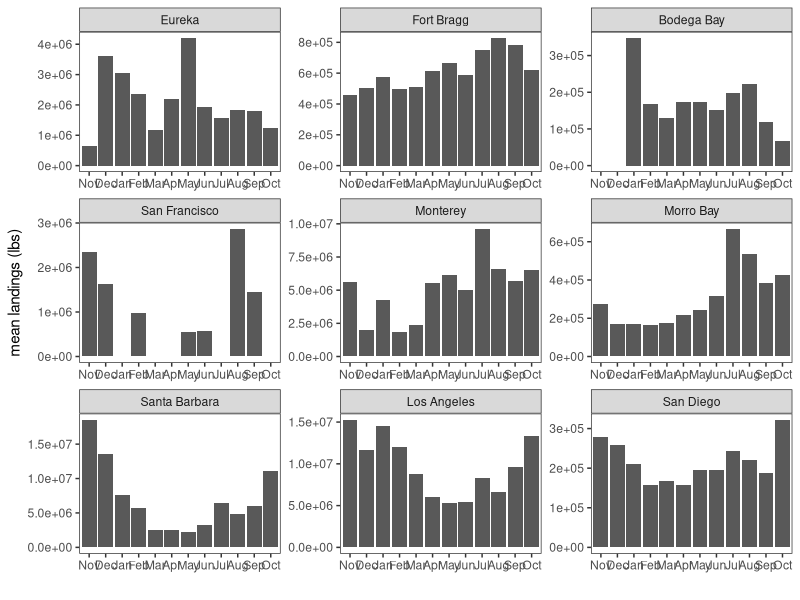
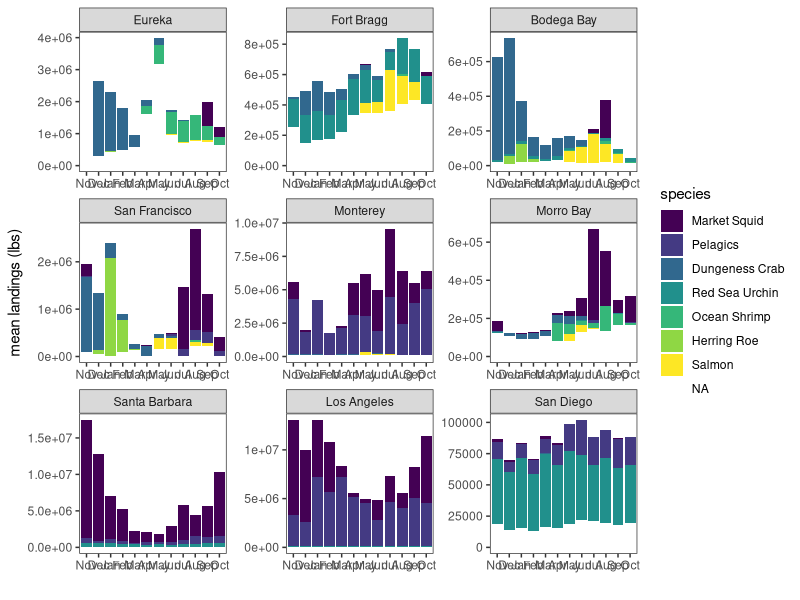
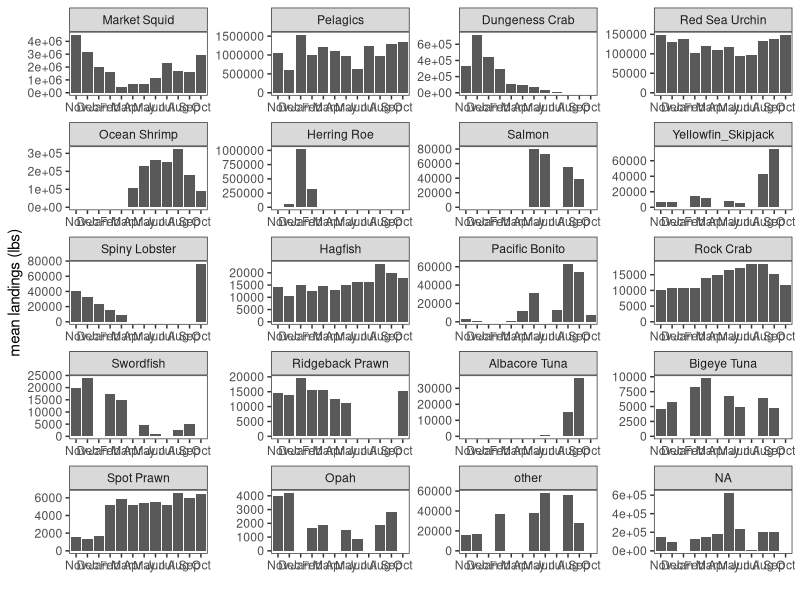
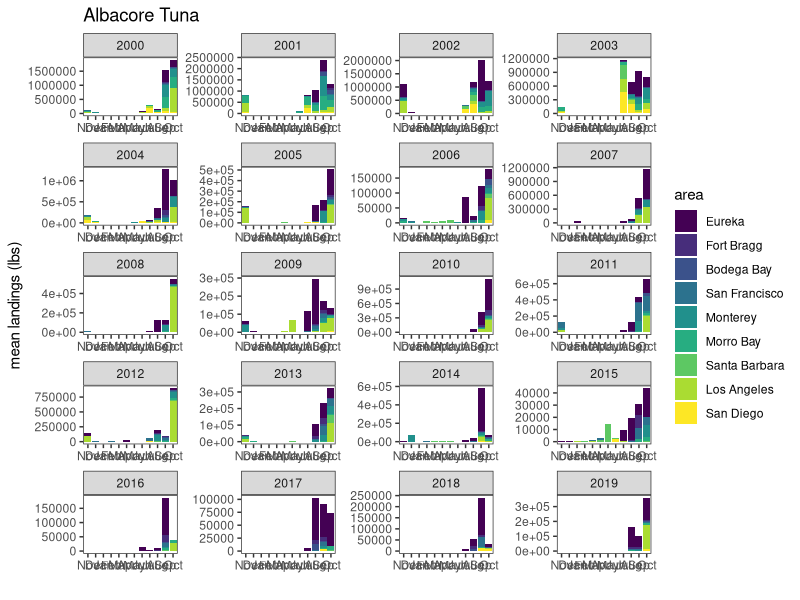
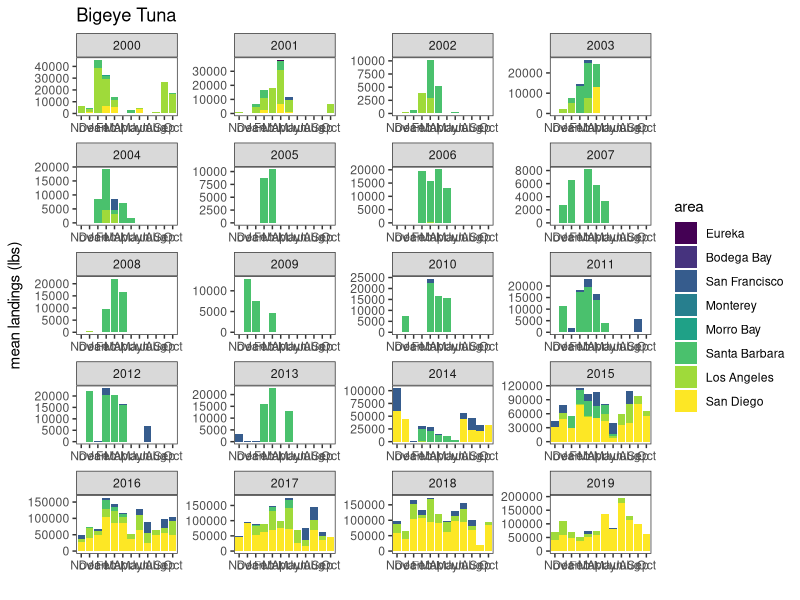
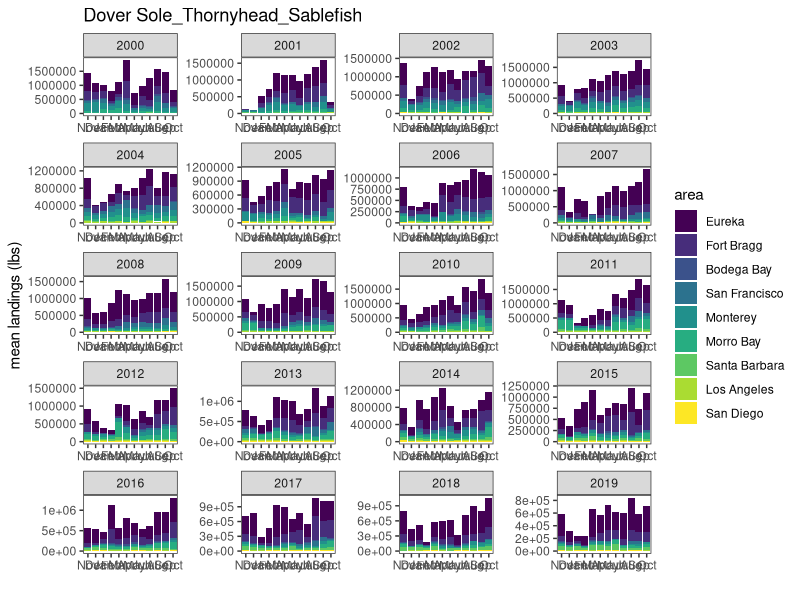
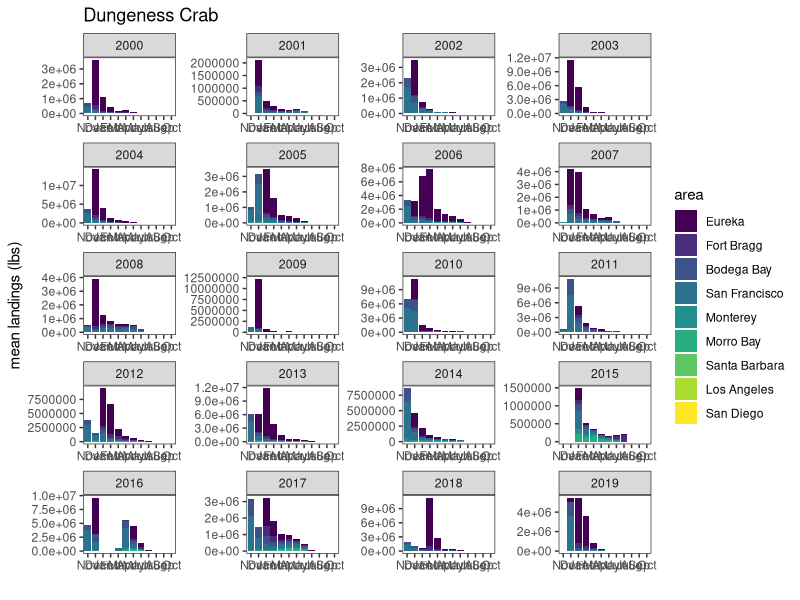
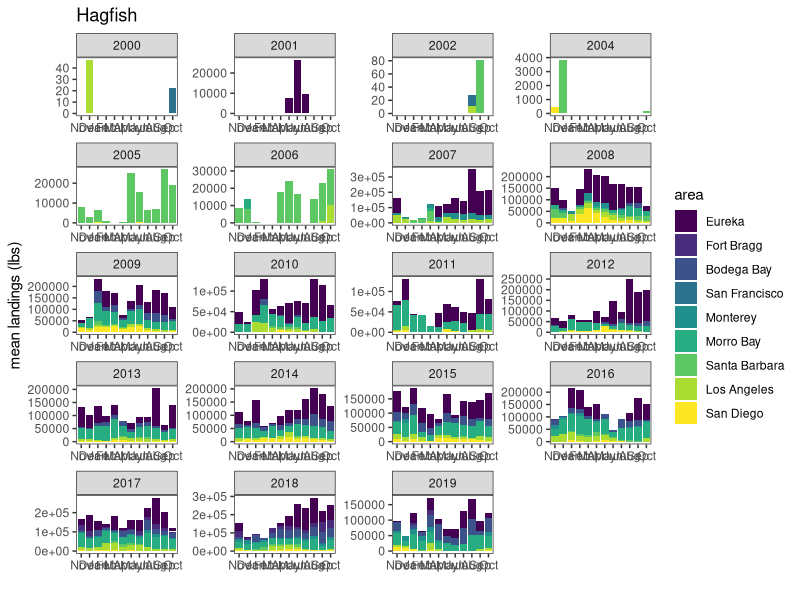

R code for these plots, in order:
# Analysis of the data from the nine areas within California, gathered from the
# California Department of Natural Resources, accessed here: 
# https://wildlife.ca.gov/Fishing/Commercial/Landings

library(stringr)
library(dplyr)
library(reshape2)
library(ggplot2)
library(viridis)


# Import datasets for all areas and for species of interest
all_areas <- read.csv("Data/DFW areas/all_areas.csv")
all_soi <- read.csv("Data/dfw_areas_all_soi.csv")
top_soi <- read.csv("Data/dfw_areas_top_soi.csv")


# Order of areas from North -> South
area_order <- c("Eureka", "Fort Bragg", "Bodega Bay", "San Francisco", 
                "Monterey", "Morro Bay", "Santa Barbara", "Los Angeles",
                "San Diego")

# Abbreviation of months for nice plots
months_abbrev <- c("Jan", "Feb", "Mar", "Apr", "May", "Jun", "Jul", "Aug", 
                   "Sep", "Oct", "Nov", "Dec")

# Species of interest ordered by highest landings 
species_order <- c("Market Squid", "Pelagics", "Groundfish", "Dungeness Crab",
                   "Red Sea Urchin", "Ocean Shrimp", "Herring Roe", "Salmon", 
                   "Yellowfin_Skipjack", "Spiny Lobster", "Hagfish", 
                   "Pacific Bonito", "Rock Crab", "Swordfish", 
                   "Ridgeback Prawn", "Albacore Tuna", "Bigeye Tuna", 
                   "Spot Prawn", "Opah", "other")
# Top species of interest ordered by highest landings
top_species_order <- c("Market Squid", "Pelagics", "Groundfish", 
                       "Dungeness Crab","Red Sea Urchin", "Ocean Shrimp",
                       "Herring Roe", "Salmon")


# All landings ----------------------------------------------------------------
all_landings <- all_areas %>% group_by(area, year) %>% 
  summarize(across(January:Landings, sum))

all_landings <- all_landings[, -2]  # remove year column

all_means <- all_landings %>%
  group_by(area) %>%
  summarize(across(January:Landings, mean))

colnames(all_means) <- c("species", months_abbrev)
all_means <- all_means[, c(1, 12, 13, 2:11)]  # Year starts in Nov.
all_means <- melt(all_means, id_vars = c("area"))
colnames(all_means) <- c("area", "month", "landings")
all_means$area <- factor(all_means$area, levels = area_order)

all_mean_landings <- ggplot(all_means, aes(y = landings, x = month)) +
  geom_bar(stat = "identity") +
  ylab("mean landings (lbs)") + xlab(" ") +
  theme_bw() +
  theme(panel.grid.major = element_blank(), panel.grid.minor = element_blank()) +
  facet_wrap(~area, ncol = 3, scale = "free")

ggsave(filename="DFW pdf data/Figures/all_landings.pdf", all_mean_landings,
       width=400, height=250, units="mm", dpi=300)


# Find monthly mean for each year for the top species of interest -------------
top_soi2 <- top_soi[, -15]  # remove year column
top_soi2$Species <- str_trim(top_soi2$Species, side = "both")  # Remove extra white spaces

top_soi_means <- top_soi2 %>% 
  group_by(Species, area) %>% 
  summarize(across(January:Landings, mean))

top_soi_means <- top_soi_means[, -15]  # Remove total landings

colnames(top_soi_means) <- c("species", "area", months_abbrev)  # Update to abbreviated months

# Change column & row order to match analyses
top_soi_means <- top_soi_means[, c(1, 2, 13, 14, 3:12)]  # Year starts in Nov.
top_soi_means <- melt(top_soi_means, id_vars = c("area", "species"))
colnames(top_soi_means) <- c("species", "area", "month", "landings")
top_soi_means$area <- factor(top_soi_means$area, levels = area_order)
top_soi_means$species <- factor(top_soi_means$species, levels = top_species_order)

# Plot monthly means for stable period
monthly_areas <- ggplot(top_soi_means, aes(y = landings, x = month, fill = species)) +
  geom_bar(position = "stack", stat = "identity") +
  ylab("mean landings (lbs)") + xlab(" ") +
  theme_bw() +
  scale_fill_viridis(discrete = TRUE) +
  theme(panel.grid.major = element_blank(), panel.grid.minor = element_blank()) +
  facet_wrap(~area, ncol = 3, scale = "free")

ggsave(filename="DFW pdf data/Figures/area_monthly_landings.pdf", monthly_areas,
       width=400, height=250, units="mm", dpi=300)


# Overall monthly trends for species of interest ------------------------------
overall_means <- all_soi %>% 
  group_by(Species) %>% 
  summarize(across(January:Landings, mean))

# Reorder columns & remove total landings
colnames(overall_means) <- c("species", months_abbrev)
overall_means <- overall_means[, c(1, 12, 13, 2:11)]
overall_means <- melt(overall_means, id_vars = c("species"))
colnames(overall_means) <- c("species", "month", "landings")
overall_means$species <- factor(overall_means$species, levels = species_order)

monthly_species <- ggplot(overall_means, aes(y = landings, x = month)) +
  geom_bar(position = "stack", stat = "identity") +
  ylab("mean landings (lbs)") + xlab(" ") +
  theme_bw() +
  scale_fill_viridis(discrete = TRUE) +
  theme(panel.grid.major = element_blank(), panel.grid.minor = element_blank()) +
  facet_wrap(~species, ncol = 4, scale = "free")

ggsave(filename="DFW pdf data/Figures/monthly_species.pdf", monthly_species,
       width=400, height=300, units="mm", dpi=300)


# Yearly trends for species of interest ---------------------------------------
soi_plots <- all_soi[, -14]  # create new df for plots & remove total landings
soi_plots$area <- factor(soi_plots$area, levels = area_order)
colnames(soi_plots) <- c("species", months_abbrev, "year", "area")
soi_plots <- soi_plots[, c(1, 15, 14, 12, 13, 2:11)]
soi_plots$year <- as.factor(soi_plots$year)
soi_plots <- melt(soi_plots, id_vars = c("species", "area", "year"))
colnames(soi_plots) <- c("species", "area", "year", "month", "landings")

soi_fisheries <- levels(factor(soi_plots$species))

species_timeseries <- function(fishery) {
  df <- soi_plots %>% filter(species == fishery)
  
  plt <- ggplot(df, aes(x = month, y = landings, fill = area)) +
    geom_bar(position = "stack", stat = "identity") +
    ylab("mean landings (lbs)") + xlab(" ") +
    ggtitle(fishery) + 
    scale_fill_viridis(discrete = TRUE) +
    theme_bw() +
    theme(panel.grid.major = element_blank(), panel.grid.minor = element_blank()) +
    facet_wrap(~year, ncol = 4, scale = "free")
  
  ggsave(filename=paste("DFW pdf data/Figures/Species timeseries/", fishery, "_revenue.pdf", 
                        sep=""), 
         plot=plt, width=400, height=250, units="mm", dpi=300)
}

# Function call for each species 
for (s in soi_fisheries) {
  species_timeseries(s)
}
